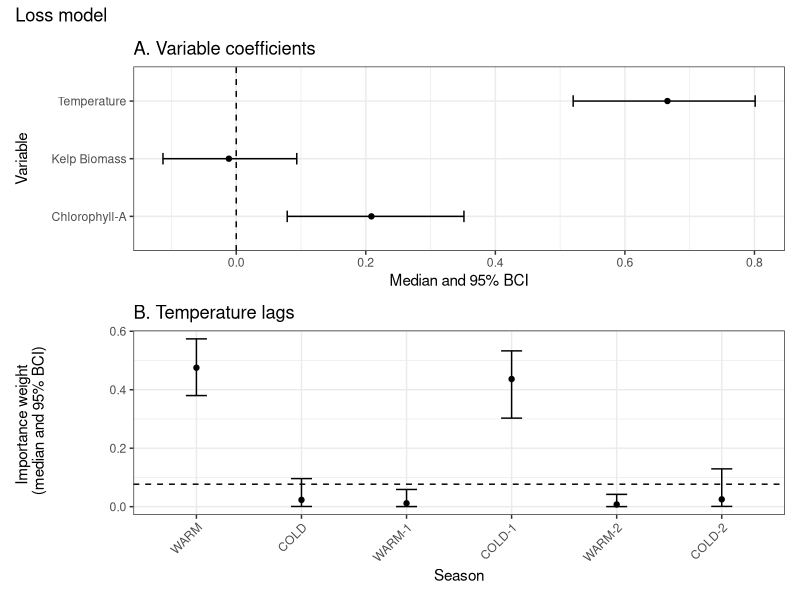
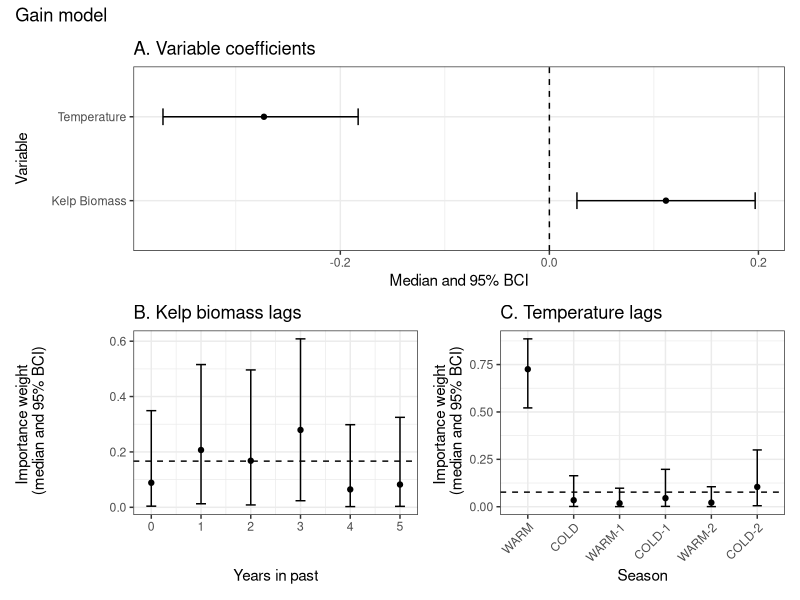

The R script that drew these images, in order:
#TUrnover model visuals
#Ana Miller-ter Kuile
#July 5, 2023

#results of the SAM models

# Load packages ---------------------------------------------------------------

# Load packages, here and tidyverse for coding ease, 
package.list <- c("here", "tidyverse", 
                  'patchwork')


## Installing them if they aren't already on the computer
new.packages <- package.list[!(package.list %in% 
                                 installed.packages()[,"Package"])]
if(length(new.packages)) install.packages(new.packages)

## And loading them
for(i in package.list){library(i, character.only = T)}


# Load data ---------------------------------------------------------------

med <- read.csv(here("data_outputs",
                     'sbc_fish',
                    "SAM_outputs",
                    "loss_SAM_summary.csv"))

medg <- read.csv(here("data_outputs",
                      'sbc_fish',
                     "SAM_outputs",
                     "gain_SAM_summary.csv"))


# Loss model --------------------------------------------------------------

theme_set(theme_bw())
al <- med %>%
  filter(parameter %in% c("b[1]", "b[2]", 'b[3]')) %>%
  mutate(beta = case_when(parameter == "b[1]" ~ "Kelp Biomass",
                          parameter == "b[2]" ~ "Temperature",
                          parameter == 'b[3]' ~ "Chlorophyll-A")) %>%
  ggplot(aes(x = beta, y = X50.)) +
  geom_point() + 
  geom_errorbar(aes(ymin = X2.5., ymax = X97.5.), width = 0.2) +
  labs(x = "Variable", y = "Median and 95% BCI",
       title = "A. Variable coefficients") +
  geom_hline(yintercept = 0, linetype = 2) +
  coord_flip()

#higher loss with higher bottom temperatures

lagID <- c("WARM", "COLD", "WARM-1", "COLD-1", "WARM-2", "COLD-2")
bl <- med %>%
  filter(str_detect(parameter, "wB")) %>%
  mutate(lag = str_sub(parameter, start = 4, end = (nchar(parameter)-1))) %>%
  mutate(lag = as.numeric(lag)) %>%
  mutate(lag = lag - 1) %>%
  mutate(lag = as.factor(lag)) %>%
  ggplot(aes(x = lag, y = X50.)) +
  geom_point() +
  geom_errorbar(aes(ymin = X2.5., ymax = X97.5.), width = 0.2) +
  geom_hline(yintercept = 1/13, linetype = 2) +
  scale_x_discrete(labels = lagID) +
  labs(x = "Season", 
       y = "Importance weight \n (median and 95% BCI)",
       title = "B. Temperature lags")+
  theme(axis.text.x = element_text(angle = 45, hjust = 1))

cl <- med %>%
  filter(str_detect(parameter, "wC")) %>%
  mutate(lag = str_sub(parameter, start = 4, end = (nchar(parameter)-1))) %>%
  mutate(lag = as.numeric(lag)) %>%
  mutate(lag = lag - 1) %>%
  mutate(lag = as.factor(lag)) %>%
  ggplot(aes(x = lag, y = X50.)) +
  geom_point() +
  geom_errorbar(aes(ymin = X2.5., ymax = X97.5.), width = 0.2) +
  geom_hline(yintercept = 1/13, linetype = 2) +
  scale_x_discrete(labels = lagID) +
  labs(x = "Season", 
       y = "Importance weight \n (median and 95% BCI)",
       title = "B. Chlorophyll-A lags")+
  theme(axis.text.x = element_text(angle = 45, hjust = 1))

al / (bl) +
  plot_annotation('Loss model')


# Gain model --------------------------------------------------------------

ag <- medg %>%
  filter(parameter %in% c("b[1]", "b[2]")) %>%
  mutate(beta = case_when(parameter == "b[1]" ~ "Kelp Biomass",
                          parameter == "b[2]" ~ "Temperature")) %>%
  ggplot(aes(x = beta, y = X50.)) +
  geom_point() + 
  geom_errorbar(aes(ymin = X2.5., ymax = X97.5.), width = 0.2) +
  labs(x = "Variable", y = "Median and 95% BCI",
       title = "A. Variable coefficients") +
  geom_hline(yintercept = 0, linetype = 2) +
  coord_flip()

#higher loss with higher bottom temperatures

bg <- medg %>%
  filter(str_detect(parameter, "wA")) %>%
  mutate(lag = str_sub(parameter, start = -2, end = -2)) %>%
  mutate(lag = as.numeric(lag)) %>%
  mutate(lag = lag - 1) %>%
  ggplot(aes(x = lag, y = X50.)) +
  geom_point() +
  geom_errorbar(aes(ymin = X2.5., ymax = X97.5.), width = 0.2) +
  geom_hline(yintercept = 1/6, linetype = 2) +
  labs(x = "Years in past", y = "Importance weight \n (median and 95% BCI)",
       title = "B. Kelp biomass lags")

cg <- medg %>%
  filter(str_detect(parameter, "wB")) %>%
  mutate(lag = str_sub(parameter, start = 4, end = (nchar(parameter)-1))) %>%
  mutate(lag = as.numeric(lag)) %>%
  mutate(lag = lag - 1) %>%
  mutate(lag = as.factor(lag)) %>%
  ggplot(aes(x = lag, y = X50.)) +
  geom_point() +
  geom_errorbar(aes(ymin = X2.5., ymax = X97.5.), width = 0.2) +
  geom_hline(yintercept = 1/13, linetype = 2) +
  scale_x_discrete(labels = lagID) +
  labs(x = "Season", 
       y = "Importance weight \n (median and 95% BCI)",
       title = "C. Temperature lags")  +
  theme(axis.text.x = element_text(angle = 45, hjust = 1))

ag / (bg + cg) +
  plot_annotation('Gain model')

#maybe do 3 years of kelp
